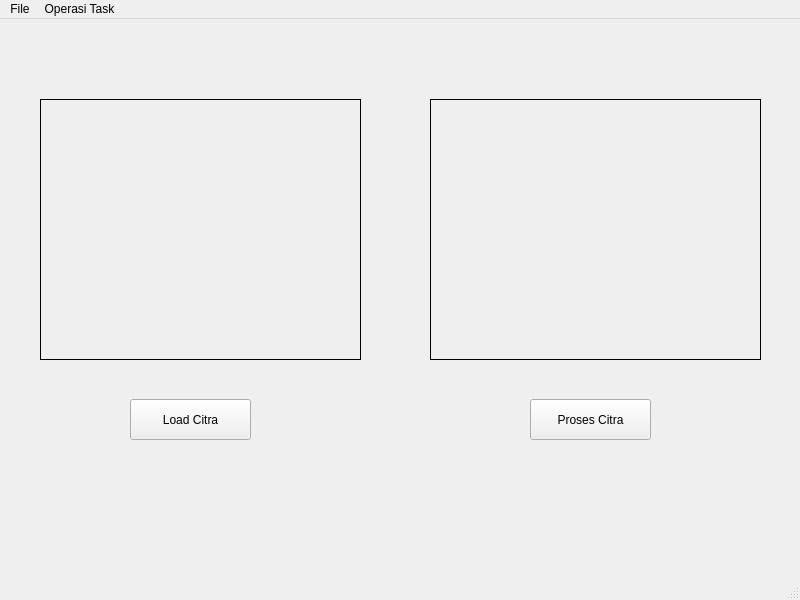
<?xml version="1.0" encoding="UTF-8"?>
<ui version="4.0">
 <class>MainWindow</class>
 <widget class="QMainWindow" name="MainWindow">
  <property name="geometry">
   <rect>
    <x>0</x>
    <y>0</y>
    <width>800</width>
    <height>600</height>
   </rect>
  </property>
  <property name="windowTitle">
   <string>MainWindow</string>
  </property>
  <widget class="QWidget" name="centralwidget">
   <widget class="QPushButton" name="button_LoadCitra">
    <property name="geometry">
     <rect>
      <x>130</x>
      <y>380</y>
      <width>121</width>
      <height>41</height>
     </rect>
    </property>
    <property name="text">
     <string>Load Citra</string>
    </property>
   </widget>
   <widget class="QPushButton" name="button_prosesCitra">
    <property name="geometry">
     <rect>
      <x>530</x>
      <y>380</y>
      <width>121</width>
      <height>41</height>
     </rect>
    </property>
    <property name="text">
     <string>Proses Citra</string>
    </property>
   </widget>
   <widget class="QLabel" name="label">
    <property name="geometry">
     <rect>
      <x>40</x>
      <y>80</y>
      <width>321</width>
      <height>261</height>
     </rect>
    </property>
    <property name="frameShape">
     <enum>QFrame::Box</enum>
    </property>
    <property name="text">
     <string/>
    </property>
   </widget>
   <widget class="QLabel" name="label_2">
    <property name="geometry">
     <rect>
      <x>430</x>
      <y>80</y>
      <width>331</width>
      <height>261</height>
     </rect>
    </property>
    <property name="frameShape">
     <enum>QFrame::Box</enum>
    </property>
    <property name="text">
     <string/>
    </property>
   </widget>
  </widget>
  <widget class="QMenuBar" name="menubar">
   <property name="geometry">
    <rect>
     <x>0</x>
     <y>0</y>
     <width>800</width>
     <height>26</height>
    </rect>
   </property>
   <widget class="QMenu" name="menuFile">
    <property name="title">
     <string>File</string>
    </property>
    <addaction name="actionOpen"/>
    <addaction name="actionSave"/>
   </widget>
   <widget class="QMenu" name="menuOperasi_Task">
    <property name="title">
     <string>Operasi Task</string>
    </property>
    <addaction name="actionBrightness"/>
    <addaction name="actionSimple_Contrast"/>
    <addaction name="actionContrast_Stretching"/>
    <addaction name="actionNegative_Image"/>
    <addaction name="actionBiner_Image"/>
   </widget>
   <addaction name="menuFile"/>
   <addaction name="menuOperasi_Task"/>
  </widget>
  <widget class="QStatusBar" name="statusbar"/>
  <action name="actionOpen">
   <property name="text">
    <string>Open</string>
   </property>
  </action>
  <action name="actionSave">
   <property name="text">
    <string>Save</string>
   </property>
  </action>
  <action name="actionBrightness">
   <property name="text">
    <string>Brightness</string>
   </property>
  </action>
  <action name="actionSimple_Contrast">
   <property name="text">
    <string>Contrast</string>
   </property>
  </action>
  <action name="actionContrast_Stretching">
   <property name="text">
    <string>Contrast_Stretching</string>
   </property>
  </action>
  <action name="actionNegative_Image">
   <property name="text">
    <string>Negative Image</string>
   </property>
  </action>
  <action name="actionBiner_Image">
   <property name="text">
    <string>Biner Image</string>
   </property>
  </action>
 </widget>
 <resources/>
 <connections/>
</ui>
